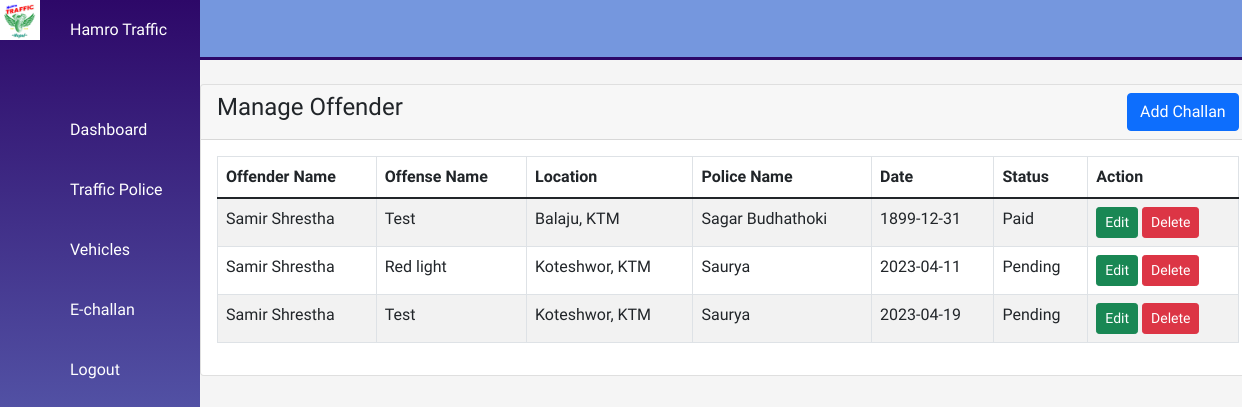
The app's page /Admin/offender.php, older data.
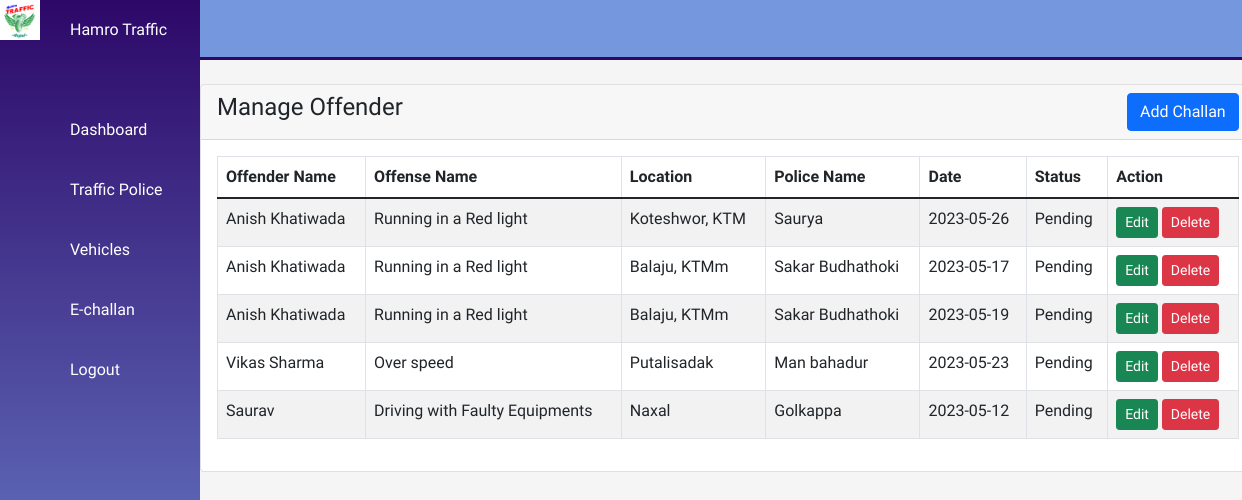
The same page, newer data.
### tables this page shows
CREATE TABLE `offense_record` (
  `offense_Id` int(11) NOT NULL,
  `Offender_Name` varchar(50) NOT NULL,
  `Offense_Type_Id` int(11) DEFAULT NULL,
  `Date` date NOT NULL DEFAULT current_timestamp(),
  `Police_Id` int(11) DEFAULT NULL,
  `Status` varchar(500) NOT NULL DEFAULT 'Pending',
  `time` time NOT NULL DEFAULT current_timestamp(),
  `vehicle_id` int(11) UNSIGNED NOT NULL
);

CREATE TABLE `vehicle_info` (
  `Id` int(11) UNSIGNED NOT NULL,
  `vec_num` int(11) NOT NULL,
  `Owner_Name` varchar(50) NOT NULL,
  `License_Plate_No` varchar(20) NOT NULL,
  `Vehicle_Type` varchar(255) NOT NULL,
  `Manufacturer` varchar(50) NOT NULL
);

CREATE TABLE `offense_type` (
  `Id` int(11) NOT NULL,
  `type_Name` varchar(50) NOT NULL,
  `Penalty_Amount` int(11) NOT NULL
);

CREATE TABLE `police` (
  `Id` int(11) NOT NULL,
  `Name` varchar(50) NOT NULL,
  `MobileNumber` varchar(13) NOT NULL,
  `Email` varchar(50) NOT NULL,
  `Location_Name` varchar(255) NOT NULL
);

### Admin/offender.php (the view, shortened to what this page needs)
<!DOCTYPE html>
<html lang="en">
<head>
    <link href="https://cdn.jsdelivr.net/npm/bootstrap@5.3.0-alpha2/dist/css/bootstrap.min.css" rel="stylesheet">
    <link href="https://cdn.jsdelivr.net/npm/bootstrap@5.1.3/dist/css/bootstrap.min.css" rel="stylesheet">
    <link rel="stylesheet" href="https://cdn.jsdelivr.net/npm/alertifyjs@1.13.1/build/css/alertify.min.css" />
    <link rel="stylesheet" href="assets/css/offender.css">
</head>
<body>
    <div class="container">
        <?php include("assets/nav.php"); ?>
        <div class="main">
            <?php include("assets/top.php"); ?>
            <div class="container mt-4">
                <div class="row">
                    <div class="col-md-12">
                        <div class="card">
                            <div class="card-header">
                                <h4>Manage Offender
                                    <button type="button" class="btn btn-primary float-end" data-bs-toggle="modal" id="showAddForm">
                                        Add Challan
                                    </button>
                                </h4>
                            </div>
                            <div class="card-body">
                                <table id="myTable" class="table table-bordered table-striped">
                                    <thead>
                                        <tr>
                                            <th>Offender Name</th>
                                            <th>Offense Name</th>
                                            <th>Location</th>
                                            <th>Police Name</th>
                                            <th>Date</th>
                                            <th>Status</th>
                                            <th>Action</th>
                                        </tr>
                                    </thead>
                                    <tbody>
                                        <?php
                                        require_once("../Asstes/dbConn.php");
                                        $query = "SELECT * FROM offense_record";
                                        $query_run = mysqli_query($conn, $query);
                                        if (mysqli_num_rows($query_run) > 0) {
                                            foreach ($query_run as $offense_record) {
                                                $fetchOffenderName = "SELECT `Owner_Name` FROM `vehicle_info` WHERE `id` = '{$offense_record['vehicle_id']}'";
                                                $resFetchOffenderName = mysqli_fetch_assoc(mysqli_query($conn, $fetchOffenderName));
                                                $fetchOffenseName = "SELECT `type_Name` FROM `offense_type` WHERE `id` = '{$offense_record['Offense_Type_Id']}'";
                                                $resFetchOffenseName = mysqli_fetch_assoc(mysqli_query($conn, $fetchOffenseName));
                                                $fetchPolice = "SELECT * FROM `police` WHERE `id` = '{$offense_record['Police_Id']}'";
                                                $resFetchPolice = mysqli_fetch_assoc(mysqli_query($conn, $fetchPolice));
                                        ?>
                                                <tr>
                                                    <td><?= $resFetchOffenderName['Owner_Name']  ?></td>
                                                    <td><?= $resFetchOffenseName['type_Name'] ?></td>
                                                    <td><?= $resFetchPolice['Location_Name'] ?></td>
                                                    <td><?= $resFetchPolice['Name'] ?></td>
                                                    <td><?= $offense_record['Date'] ?></td>
                                                    <td><?= $offense_record['Status'] ?></td>
                                                    <td>
                                                        <button type="button" value="<?= $offense_record['offense_Id'] ?>" class="editOffenseBtn btn btn-success btn-sm">Edit</button>
                                                        <button type="button" value="<?= $offense_record['offense_Id'] ?>" class="deleteOffenseBtn btn btn-danger btn-sm">Delete</button>
                                                    </td>
                                                </tr>
                                        <?php
                                            }
                                        }
                                        ?>
                                    </tbody>
                                </table>
                            </div>
                        </div>
                    </div>
                </div>
            </div>
</body>
</html>

Row changes from the older to the newer data that the page shows:
removed offense_record: vehicle_info.Owner_Name "Samir Shrestha", Offense_Type_Id.type_Name "Test", Police_Id.Location_Name "Balaju, KTM", Police_Id.Name "Sagar Budhathoki", Date "1899-12-31", Status "Paid", $offense_record['offense_Id'] 12 (drawn)
removed offense_record: vehicle_info.Owner_Name "Samir Shrestha", Offense_Type_Id.type_Name "Red light", Police_Id.Location_Name "Koteshwor, KTM", Police_Id.Name "Saurya", Date "2023-04-11", Status "Pending", $offense_record['offense_Id'] 22 (drawn)
removed offense_record: vehicle_info.Owner_Name "Samir Shrestha", Offense_Type_Id.type_Name "Test", Police_Id.Location_Name "Koteshwor, KTM", Police_Id.Name "Saurya", Date "2023-04-19", Status "Pending", $offense_record['offense_Id'] 34 (drawn)
added offense_record: vehicle_info.Owner_Name "Anish Khatiwada", Offense_Type_Id.type_Name "Running in a Red light", Police_Id.Location_Name "Koteshwor, KTM", Police_Id.Name "Saurya", Date "2023-05-26", Status "Pending", $offense_record['offense_Id'] 92 (drawn)
added offense_record: vehicle_info.Owner_Name "Anish Khatiwada", Offense_Type_Id.type_Name "Running in a Red light", Police_Id.Location_Name "Balaju, KTMm", Police_Id.Name "Sakar Budhathoki", Date "2023-05-17", Status "Pending", $offense_record['offense_Id'] 104 (drawn)
added offense_record: vehicle_info.Owner_Name "Anish Khatiwada", Offense_Type_Id.type_Name "Running in a Red light", Police_Id.Location_Name "Balaju, KTMm", Police_Id.Name "Sakar Budhathoki", Date "2023-05-19", Status "Pending", $offense_record['offense_Id'] 105 (drawn)
added offense_record: vehicle_info.Owner_Name "Vikas Sharma", Offense_Type_Id.type_Name "Over speed", Police_Id.Location_Name "Putalisadak", Police_Id.Name "Man bahadur", Date "2023-05-23", Status "Pending", $offense_record['offense_Id'] 106 (drawn)
added offense_record: vehicle_info.Owner_Name "Saurav", Offense_Type_Id.type_Name "Driving with Faulty Equipments", Police_Id.Location_Name "Naxal", Police_Id.Name "Golkappa", Date "2023-05-12", Status "Pending", $offense_record['offense_Id'] 110 (drawn)
